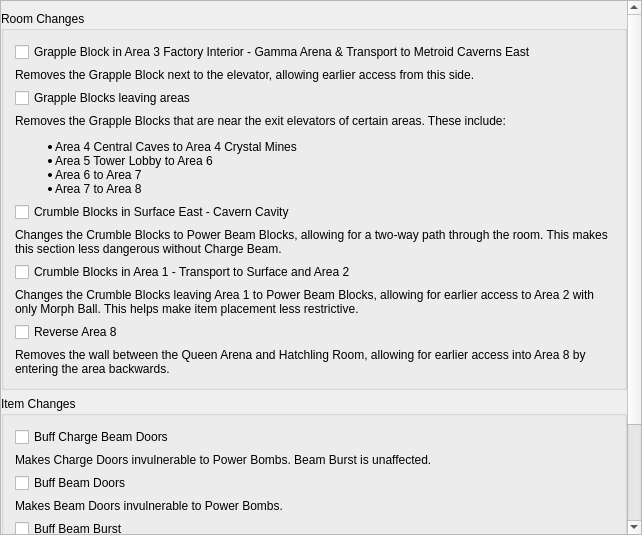
<?xml version="1.0" encoding="UTF-8"?>
<ui version="4.0">
 <class>PresetMSRPatches</class>
 <widget class="QMainWindow" name="PresetMSRPatches">
  <property name="enabled">
   <bool>true</bool>
  </property>
  <property name="geometry">
   <rect>
    <x>0</x>
    <y>0</y>
    <width>642</width>
    <height>535</height>
   </rect>
  </property>
  <property name="windowTitle">
   <string>Other</string>
  </property>
  <widget class="QWidget" name="root_widget">
   <property name="maximumSize">
    <size>
     <width>16777215</width>
     <height>16777215</height>
    </size>
   </property>
   <layout class="QVBoxLayout" name="verticalLayout">
    <property name="spacing">
     <number>6</number>
    </property>
    <property name="sizeConstraint">
     <enum>QLayout::SetDefaultConstraint</enum>
    </property>
    <property name="leftMargin">
     <number>0</number>
    </property>
    <property name="topMargin">
     <number>0</number>
    </property>
    <property name="rightMargin">
     <number>0</number>
    </property>
    <property name="bottomMargin">
     <number>0</number>
    </property>
    <item>
     <widget class="QScrollArea" name="scroll_area">
      <property name="minimumSize">
       <size>
        <width>438</width>
        <height>0</height>
       </size>
      </property>
      <property name="widgetResizable">
       <bool>true</bool>
      </property>
      <widget class="QWidget" name="scroll_contents">
       <property name="geometry">
        <rect>
         <x>0</x>
         <y>0</y>
         <width>626</width>
         <height>635</height>
        </rect>
       </property>
       <property name="minimumSize">
        <size>
         <width>0</width>
         <height>469</height>
        </size>
       </property>
       <layout class="QVBoxLayout" name="scroll_layout">
        <property name="leftMargin">
         <number>0</number>
        </property>
        <property name="topMargin">
         <number>2</number>
        </property>
        <property name="rightMargin">
         <number>0</number>
        </property>
        <property name="bottomMargin">
         <number>0</number>
        </property>
        <item>
         <spacer name="top_spacer">
          <property name="orientation">
           <enum>Qt::Vertical</enum>
          </property>
          <property name="sizeType">
           <enum>QSizePolicy::Fixed</enum>
          </property>
          <property name="sizeHint" stdset="0">
           <size>
            <width>20</width>
            <height>8</height>
           </size>
          </property>
         </spacer>
        </item>
        <item>
         <widget class="QGroupBox" name="environment_group">
          <property name="title">
           <string>Room Changes</string>
          </property>
          <layout class="QVBoxLayout" name="verticalLayout_3">
           <item>
            <widget class="QCheckBox" name="area3_interior_shortcut_no_grapple_check">
             <property name="text">
              <string>Grapple Block in Area 3 Factory Interior - Gamma Arena &amp;&amp; Transport to Metroid Caverns East</string>
             </property>
            </widget>
           </item>
           <item>
            <widget class="QLabel" name="area3_interior_shortcut_no_grapple_label">
             <property name="text">
              <string>&lt;html&gt;&lt;head/&gt;&lt;body&gt;&lt;p&gt;Removes the Grapple Block next to the elevator, allowing earlier access from this side.&lt;/p&gt;&lt;/body&gt;&lt;/html&gt;</string>
             </property>
             <property name="wordWrap">
              <bool>true</bool>
             </property>
            </widget>
           </item>
           <item>
            <widget class="QCheckBox" name="elevator_grapple_blocks_check">
             <property name="text">
              <string>Grapple Blocks leaving areas</string>
             </property>
            </widget>
           </item>
           <item>
            <widget class="QLabel" name="elevator_grapple_blocks_label">
             <property name="mouseTracking">
              <bool>true</bool>
             </property>
             <property name="text">
              <string>&lt;html&gt;&lt;head/&gt;&lt;body&gt;&lt;p&gt;Removes the Grapple Blocks that are near the exit elevators of certain areas. These include:&lt;/p&gt;&lt;ul style=&quot;margin-top: 0px; margin-bottom: 0px; margin-left: 0px; margin-right: 0px; -qt-list-indent: 1;&quot;&gt;&lt;li style=&quot; margin-top:12px; margin-bottom:0px; margin-left:0px; margin-right:0px; -qt-block-indent:0; text-indent:0px;&quot;&gt;Area 4 Central Caves to Area 4 Crystal Mines&lt;/li&gt;&lt;li style=&quot; margin-top:0px; margin-bottom:0px; margin-left:0px; margin-right:0px; -qt-block-indent:0; text-indent:0px;&quot;&gt;Area 5 Tower Lobby to Area 6 &lt;/li&gt;&lt;li style=&quot; margin-top:0px; margin-bottom:0px; margin-left:0px; margin-right:0px; -qt-block-indent:0; text-indent:0px;&quot;&gt;Area 6 to Area 7 &lt;/li&gt;&lt;li style=&quot; margin-top:0px; margin-bottom:12px; margin-left:0px; margin-right:0px; -qt-block-indent:0; text-indent:0px;&quot;&gt;Area 7 to Area 8 &lt;/li&gt;&lt;/ul&gt;&lt;/body&gt;&lt;/html&gt;</string>
             </property>
             <property name="wordWrap">
              <bool>true</bool>
             </property>
            </widget>
           </item>
           <item>
            <widget class="QCheckBox" name="surface_crumbles_check">
             <property name="text">
              <string>Crumble Blocks in Surface East - Cavern Cavity</string>
             </property>
            </widget>
           </item>
           <item>
            <widget class="QLabel" name="surface_crumbles_label">
             <property name="mouseTracking">
              <bool>true</bool>
             </property>
             <property name="text">
              <string>Changes the Crumble Blocks to Power Beam Blocks, allowing for a two-way path through the room. This makes this section less dangerous without Charge Beam.</string>
             </property>
             <property name="wordWrap">
              <bool>true</bool>
             </property>
            </widget>
           </item>
           <item>
            <widget class="QCheckBox" name="area1_crumbles_check">
             <property name="text">
              <string>Crumble Blocks in Area 1 - Transport to Surface and Area 2</string>
             </property>
            </widget>
           </item>
           <item>
            <widget class="QLabel" name="area1_crumbles_label">
             <property name="mouseTracking">
              <bool>true</bool>
             </property>
             <property name="text">
              <string>Changes the Crumble Blocks leaving Area 1 to Power Beam Blocks, allowing for earlier access to Area 2 with only Morph Ball. This helps make item placement less restrictive.</string>
             </property>
             <property name="wordWrap">
              <bool>true</bool>
             </property>
            </widget>
           </item>
           <item>
            <widget class="QCheckBox" name="reverse_area8_check">
             <property name="text">
              <string>Reverse Area 8</string>
             </property>
            </widget>
           </item>
           <item>
            <widget class="QLabel" name="reverse_area8_label">
             <property name="mouseTracking">
              <bool>true</bool>
             </property>
             <property name="text">
              <string>Removes the wall between the Queen Arena and Hatchling Room, allowing for earlier access into Area 8 by entering the area backwards.</string>
             </property>
             <property name="wordWrap">
              <bool>true</bool>
             </property>
            </widget>
           </item>
          </layout>
         </widget>
        </item>
        <item>
         <widget class="QGroupBox" name="misc_group">
          <property name="title">
           <string>Item Changes</string>
          </property>
          <layout class="QVBoxLayout" name="verticalLayout_2">
           <item>
            <widget class="QCheckBox" name="charge_door_buff_check">
             <property name="text">
              <string>Buff Charge Beam Doors</string>
             </property>
            </widget>
           </item>
           <item>
            <widget class="QLabel" name="charge_door_buff_label">
             <property name="text">
              <string>Makes Charge Doors invulnerable to Power Bombs. Beam Burst is unaffected.</string>
             </property>
             <property name="wordWrap">
              <bool>true</bool>
             </property>
            </widget>
           </item>
           <item>
            <widget class="QCheckBox" name="beam_door_buff_check">
             <property name="text">
              <string>Buff Beam Doors</string>
             </property>
            </widget>
           </item>
           <item>
            <widget class="QLabel" name="beam_door_buff_label">
             <property name="text">
              <string>Makes Beam Doors invulnerable to Power Bombs.</string>
             </property>
             <property name="wordWrap">
              <bool>true</bool>
             </property>
            </widget>
           </item>
           <item>
            <widget class="QCheckBox" name="beam_burst_buff_check">
             <property name="text">
              <string>Buff Beam Burst</string>
             </property>
            </widget>
           </item>
           <item>
            <widget class="QLabel" name="beam_burst_buff_label">
             <property name="text">
              <string>Makes Blob Throwers and Steel Orbs invulnerable to Power Bombs.</string>
             </property>
             <property name="wordWrap">
              <bool>true</bool>
             </property>
            </widget>
           </item>
           <item>
            <widget class="QCheckBox" name="nerf_super_missiles_check">
             <property name="text">
              <string>Buff Missile Doors</string>
             </property>
            </widget>
           </item>
           <item>
            <widget class="QLabel" name="nerf_super_missiles_label">
             <property name="text">
              <string>Makes Missile Doors invulnerable to Super Missiles. Missile blocks are unaffected.</string>
             </property>
             <property name="wordWrap">
              <bool>true</bool>
             </property>
            </widget>
           </item>
           <item>
            <spacer name="verticalSpacer">
             <property name="orientation">
              <enum>Qt::Vertical</enum>
             </property>
             <property name="sizeHint" stdset="0">
              <size>
               <width>20</width>
               <height>40</height>
              </size>
             </property>
            </spacer>
           </item>
          </layout>
         </widget>
        </item>
       </layout>
      </widget>
     </widget>
    </item>
   </layout>
  </widget>
 </widget>
 <layoutdefault spacing="6" margin="11"/>
 <resources/>
 <connections/>
</ui>
